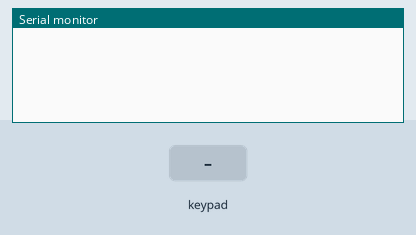
This sketch was run on a simulated Arduino Uno, built with avr-gcc and run on an emulated ATmega328P. On the bench: the last lines printed to the serial monitor. Wiring (inferred from the names in the program): 4×4 keypad with keys 1 2 3 A 4 5 6 B 7 8 9 C * 0 # D (labels assumed): rows pin 13, pin 12, pin 11, pin 10; columns pin 9, pin 8, pin 7, pin 6. The test bench sets the inputs (shaded band).

Above: at 1.2 s.
1.3 s: key '1' pressed
At 2.5 s:
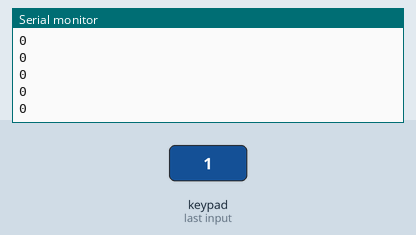
2.8 s: keypad keys 1 2 # pressed 0.4 s apart
At 4.7 s:
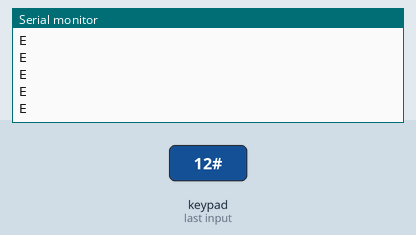

Measured:
- after the input at 1.3 s, the serial monitor: prints a new line at once (image 1)
- after the input at 2.8 s, the serial monitor: prints a new line after 0.40 s (image 2)

The sketch:

16_SwitchArr_copy_20230816135428.ino
```cpp
const int row[4] = { 13, 12, 11, 10 };  // output
const int col[4] = { 9, 8, 7, 6 };      //input

void setup() {
  Serial.begin(115200);
  for (int i = 0; i < 4; i++) {
    pinMode(row[i], OUTPUT);
    pinMode(col[i], INPUT);
    digitalWrite(row[i], LOW);
    digitalWrite(col[i], LOW);
  }
}

int colVal[4] = { 0 };  //LOW로 설정한 것임(LOW = 0)

void loop() {
  for (int i = 0; i < 4; i++) {
    digitalWrite(row[i], HIGH);
    for (int j = 0; j < 4; j++) {
      if (digitalRead(col[j])) {
        Serial.println(j + (i * 4), HEX);
      }
    }
    digitalWrite(row[i], LOW);
  }
}
```
